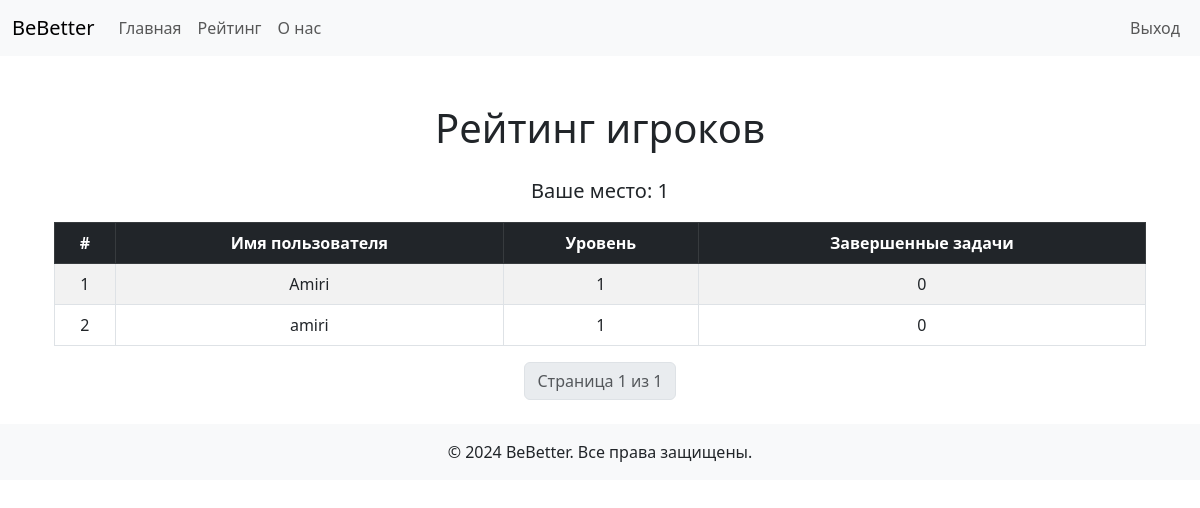
Page /rankings/ (signed in) on the committed database.
### accounts/models.py (models this page shows, shortened)
class UserProfile(models.Model):
    CATEGORY_CHOICES = [
        ('science', 'Наука'),
        ('art', 'Искусство'),
        ('health', 'Медицина'),
        ('sport', 'Спорт'),
        ('it', 'IT'),
        ('business', 'Бизнес'),
    ]
    user = models.OneToOneField(User, on_delete=models.CASCADE)
    level = models.IntegerField(default=1)
    completed_tasks = models.IntegerField(default=0)
    current_task = models.CharField(max_length=255, default="", blank=True)
    category = models.CharField(max_length=20, choices=CATEGORY_CHOICES, default='science')

### accounts/views.py (the view)
# urls.py: path('rankings/', rankings, name='rankings'),
def rankings(request):
    category_filter = request.GET.get('category')
    if category_filter:
        players = UserProfile.objects.filter(category=category_filter).order_by('-level', '-completed_tasks')
    else:
        players = UserProfile.objects.all().order_by('-level', '-completed_tasks')
    paginator = Paginator(players, 50)
    page_number = request.GET.get('page')
    page_obj = paginator.get_page(page_number)
    user_rank = None
    if request.user.is_authenticated:
        user_profile = UserProfile.objects.get(user=request.user)
        user_rank = list(players).index(user_profile) + 1
    context = {
        'page_obj': page_obj,
        'user_rank': user_rank,
        'category_filter': category_filter,  # Передаем выбранный фильтр в шаблон
    }
    return render(request, 'rankings.html', context)

### accounts/templates/rankings.html (shortened to what this page needs)
{% extends "base.html" %}
{% block content %}
<div class="container mt-5">
    <h1 class="text-center mb-4">Рейтинг игроков</h1>
    {% if user.is_authenticated %}
        <p class="text-center lead">Ваше место: {{ user_rank }}</p>
    {% endif %}
    <div class="table-responsive">
        <table class="table table-striped table-bordered text-center">
            <thead class="table-dark">
                <tr>
                    <th scope="col">#</th>
                    <th scope="col">Имя пользователя</th>
                    <th scope="col">Уровень</th>
                    <th scope="col">Завершенные задачи</th>
                </tr>
            </thead>
            <tbody>
                {% for player in page_obj %}
                <tr>
                    <td>{{ forloop.counter }}</td>
                    <td>{{ player.user.username }}</td>
                    <td>{{ player.level }}</td>
                    <td>{{ player.completed_tasks }}</td>
                </tr>
                {% endfor %}
            </tbody>
        </table>
    </div>
    <nav>
        <ul class="pagination justify-content-center">
            <li class="page-item disabled">
                <span class="page-link">Страница {{ page_obj.number }} из {{ page_obj.paginator.num_pages }}</span>
            </li>
        </ul>
    </nav>
</div>
{% endblock %}

### rows in the picture
UserProfile: user.username "Amiri", level "1", completed_tasks "0"
UserProfile: user.username "amiri", level "1", completed_tasks "0"

### other values in the picture
{{ user_rank }} "1"
{{ page_obj.number }} "1"
{{ page_obj.paginator.num_pages }} "1"
